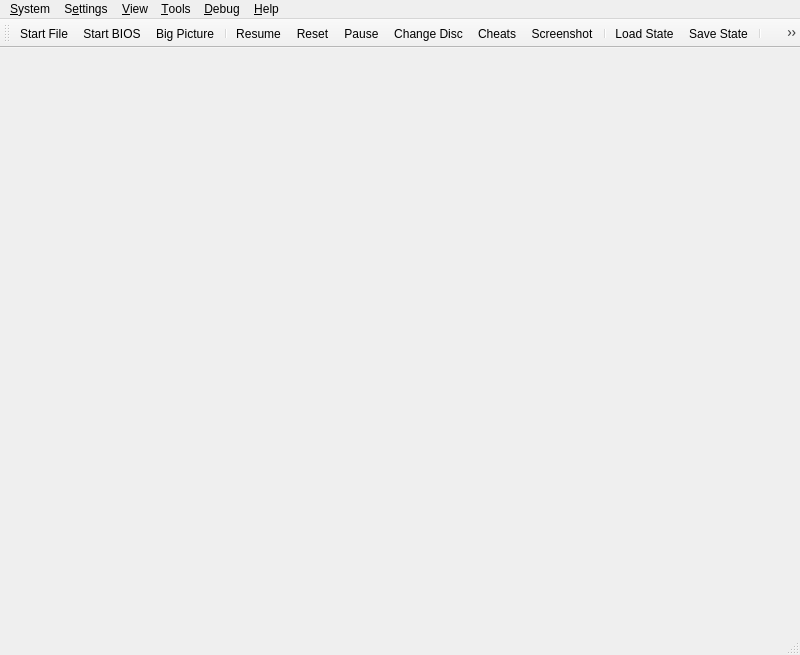
<?xml version="1.0" encoding="UTF-8"?>
<ui version="4.0">
 <class>MainWindow</class>
 <widget class="QMainWindow" name="MainWindow">
  <property name="geometry">
   <rect>
    <x>0</x>
    <y>0</y>
    <width>800</width>
    <height>655</height>
   </rect>
  </property>
  <property name="acceptDrops">
   <bool>true</bool>
  </property>
  <property name="windowTitle">
   <string>PokketSX</string>
  </property>
  <property name="windowIcon">
   <iconset resource="resources/duckstation-qt.qrc">
    <normaloff>:/icons/duck.png</normaloff>:/icons/duck.png</iconset>
  </property>
  <property name="unifiedTitleAndToolBarOnMac">
   <bool>true</bool>
  </property>
  <widget class="QStackedWidget" name="mainContainer"/>
  <widget class="QMenuBar" name="menuBar">
   <property name="geometry">
    <rect>
     <x>0</x>
     <y>0</y>
     <width>800</width>
     <height>33</height>
    </rect>
   </property>
   <widget class="QMenu" name="menuSystem">
    <property name="title">
     <string>&amp;System</string>
    </property>
    <widget class="QMenu" name="menuChangeDisc">
     <property name="title">
      <string>Change Disc</string>
     </property>
     <property name="icon">
      <iconset theme="disc-line"/>
     </property>
     <actiongroup name="actionGroupChangeDiscSubImages"/>
     <addaction name="actionChangeDiscFromFile"/>
     <addaction name="actionChangeDiscFromDevice"/>
     <addaction name="actionChangeDiscFromGameList"/>
     <addaction name="actionRemoveDisc"/>
     <addaction name="separator"/>
    </widget>
    <widget class="QMenu" name="menuCheats">
     <property name="title">
      <string>Cheats</string>
     </property>
     <property name="icon">
      <iconset theme="cheats-line"/>
     </property>
    </widget>
    <widget class="QMenu" name="menuLoadState">
     <property name="title">
      <string>Load State</string>
     </property>
     <property name="icon">
      <iconset theme="folder-open-line"/>
     </property>
    </widget>
    <widget class="QMenu" name="menuSaveState">
     <property name="title">
      <string>Save State</string>
     </property>
     <property name="icon">
      <iconset theme="save-3-line"/>
     </property>
    </widget>
    <addaction name="actionStartFile"/>
    <addaction name="actionStartDisc"/>
    <addaction name="actionStartBios"/>
    <addaction name="actionStartFullscreenUI"/>
    <addaction name="actionResumeLastState"/>
    <addaction name="separator"/>
    <addaction name="actionPowerOff"/>
    <addaction name="actionPowerOffWithoutSaving"/>
    <addaction name="actionReset"/>
    <addaction name="actionPause"/>
    <addaction name="menuChangeDisc"/>
    <addaction name="separator"/>
    <addaction name="actionCheats"/>
    <addaction name="menuCheats"/>
    <addaction name="actionScreenshot"/>
    <addaction name="separator"/>
    <addaction name="menuLoadState"/>
    <addaction name="menuSaveState"/>
    <addaction name="separator"/>
    <addaction name="actionExit"/>
   </widget>
   <widget class="QMenu" name="menuSettings">
    <property name="title">
     <string>S&amp;ettings</string>
    </property>
    <addaction name="actionViewGameProperties"/>
    <addaction name="separator"/>
    <addaction name="actionInterfaceSettings"/>
    <addaction name="actionGameListSettings"/>
    <addaction name="actionBIOSSettings"/>
    <addaction name="actionConsoleSettings"/>
    <addaction name="actionEmulationSettings"/>
    <addaction name="actionMemoryCardSettings"/>
    <addaction name="actionGraphicsSettings"/>
    <addaction name="actionPostProcessingSettings"/>
    <addaction name="actionAudioSettings"/>
    <addaction name="actionAchievementSettings"/>
    <addaction name="actionFolderSettings"/>
    <addaction name="actionAdvancedSettings"/>
    <addaction name="separator"/>
    <addaction name="actionControllerSettings"/>
    <addaction name="actionHotkeySettings"/>
    <addaction name="separator"/>
    <addaction name="actionAddGameDirectory"/>
    <addaction name="actionScanForNewGames"/>
    <addaction name="actionRescanAllGames"/>
   </widget>
   <widget class="QMenu" name="menuHelp">
    <property name="title">
     <string>&amp;Help</string>
    </property>
    <addaction name="actionGitHubRepository"/>
    <addaction name="actionIssueTracker"/>
    <addaction name="separator"/>
    <addaction name="actionCheckForUpdates"/>
    <addaction name="separator"/>
    <addaction name="actionViewThirdPartyNotices"/>
    <addaction name="actionAboutQt"/>
    <addaction name="actionAbout"/>
   </widget>
   <widget class="QMenu" name="menuDebug">
    <property name="title">
     <string>&amp;Debug</string>
    </property>
    <widget class="QMenu" name="menuRenderer">
     <property name="title">
      <string>Switch GPU Renderer</string>
     </property>
    </widget>
    <widget class="QMenu" name="menuCPUExecutionMode">
     <property name="title">
      <string>Switch CPU Emulation Mode</string>
     </property>
    </widget>
    <widget class="QMenu" name="menuCropMode">
     <property name="title">
      <string>Switch Crop Mode</string>
     </property>
    </widget>
    <addaction name="menuCPUExecutionMode"/>
    <addaction name="menuRenderer"/>
    <addaction name="menuCropMode"/>
    <addaction name="actionDisableAllEnhancements"/>
    <addaction name="separator"/>
    <addaction name="actionCPUDebugger"/>
    <addaction name="actionEnableGDBServer"/>
    <addaction name="separator"/>
    <addaction name="actionDumpRAM"/>
    <addaction name="actionDumpVRAM"/>
    <addaction name="actionDumpSPURAM"/>
    <addaction name="separator"/>
    <addaction name="actionDebugDumpCPUtoVRAMCopies"/>
    <addaction name="actionDebugDumpVRAMtoCPUCopies"/>
    <addaction name="separator"/>
    <addaction name="actionDebugShowVRAM"/>
    <addaction name="actionDebugShowGPUState"/>
    <addaction name="actionDebugShowCDROMState"/>
    <addaction name="actionDebugShowSPUState"/>
    <addaction name="actionDebugShowTimersState"/>
    <addaction name="actionDebugShowMDECState"/>
    <addaction name="actionDebugShowDMAState"/>
   </widget>
   <widget class="QMenu" name="menu_View">
    <property name="title">
     <string>&amp;View</string>
    </property>
    <widget class="QMenu" name="menuWindowSize">
     <property name="title">
      <string>&amp;Window Size</string>
     </property>
    </widget>
    <addaction name="actionViewToolbar"/>
    <addaction name="actionViewLockToolbar"/>
    <addaction name="actionViewStatusBar"/>
    <addaction name="separator"/>
    <addaction name="actionViewGameList"/>
    <addaction name="actionViewGameGrid"/>
    <addaction name="actionViewSystemDisplay"/>
    <addaction name="separator"/>
    <addaction name="actionFullscreen"/>
    <addaction name="menuWindowSize"/>
    <addaction name="separator"/>
    <addaction name="actionMergeDiscSets"/>
    <addaction name="actionShowGameIcons"/>
    <addaction name="actionGridViewShowTitles"/>
    <addaction name="actionGridViewZoomIn"/>
    <addaction name="actionGridViewZoomOut"/>
    <addaction name="actionGridViewRefreshCovers"/>
   </widget>
   <widget class="QMenu" name="menu_Tools">
    <property name="title">
     <string>&amp;Tools</string>
    </property>
    <addaction name="actionMemoryCardEditor"/>
    <addaction name="actionCoverDownloader"/>
    <addaction name="separator"/>
    <addaction name="actionMemoryScanner"/>
    <addaction name="separator"/>
    <addaction name="actionMediaCapture"/>
    <addaction name="separator"/>
    <addaction name="actionOpenDataDirectory"/>
   </widget>
   <addaction name="menuSystem"/>
   <addaction name="menuSettings"/>
   <addaction name="menu_View"/>
   <addaction name="menu_Tools"/>
   <addaction name="menuDebug"/>
   <addaction name="menuHelp"/>
  </widget>
  <widget class="QToolBar" name="toolBar">
   <property name="windowTitle">
    <string>toolBar</string>
   </property>
   <property name="iconSize">
    <size>
     <width>32</width>
     <height>32</height>
    </size>
   </property>
   <property name="toolButtonStyle">
    <enum>Qt::ToolButtonStyle::ToolButtonTextUnderIcon</enum>
   </property>
   <attribute name="toolBarArea">
    <enum>TopToolBarArea</enum>
   </attribute>
   <attribute name="toolBarBreak">
    <bool>false</bool>
   </attribute>
   <addaction name="actionStartFile"/>
   <addaction name="actionStartBios"/>
   <addaction name="actionStartFullscreenUI2"/>
   <addaction name="separator"/>
   <addaction name="actionResumeLastState"/>
   <addaction name="actionReset"/>
   <addaction name="actionPause"/>
   <addaction name="actionChangeDisc"/>
   <addaction name="actionCheatsToolbar"/>
   <addaction name="actionScreenshot"/>
   <addaction name="separator"/>
   <addaction name="actionLoadState"/>
   <addaction name="actionSaveState"/>
   <addaction name="separator"/>
   <addaction name="actionFullscreen"/>
   <addaction name="actionSettings2"/>
   <addaction name="actionControllerSettings"/>
  </widget>
  <widget class="QStatusBar" name="statusBar"/>
  <action name="actionStartFile">
   <property name="icon">
    <iconset theme="file-line"/>
   </property>
   <property name="text">
    <string>Start &amp;File...</string>
   </property>
  </action>
  <action name="actionStartDisc">
   <property name="icon">
    <iconset theme="disc-line"/>
   </property>
   <property name="text">
    <string>Start &amp;Disc...</string>
   </property>
  </action>
  <action name="actionStartBios">
   <property name="icon">
    <iconset theme="chip-line"/>
   </property>
   <property name="text">
    <string>Start &amp;BIOS</string>
   </property>
  </action>
  <action name="actionScanForNewGames">
   <property name="icon">
    <iconset theme="file-search-line"/>
   </property>
   <property name="text">
    <string>&amp;Scan For New Games</string>
   </property>
  </action>
  <action name="actionRescanAllGames">
   <property name="icon">
    <iconset theme="refresh-line"/>
   </property>
   <property name="text">
    <string>&amp;Rescan All Games</string>
   </property>
  </action>
  <action name="actionPowerOff">
   <property name="icon">
    <iconset theme="shut-down-line"/>
   </property>
   <property name="text">
    <string>Power &amp;Off</string>
   </property>
  </action>
  <action name="actionReset">
   <property name="icon">
    <iconset theme="restart-line"/>
   </property>
   <property name="text">
    <string>&amp;Reset</string>
   </property>
  </action>
  <action name="actionPause">
   <property name="checkable">
    <bool>true</bool>
   </property>
   <property name="icon">
    <iconset theme="pause-line"/>
   </property>
   <property name="text">
    <string>&amp;Pause</string>
   </property>
  </action>
  <action name="actionLoadState">
   <property name="icon">
    <iconset theme="folder-open-line"/>
   </property>
   <property name="text">
    <string>&amp;Load State</string>
   </property>
  </action>
  <action name="actionSaveState">
   <property name="icon">
    <iconset theme="save-3-line"/>
   </property>
   <property name="text">
    <string>&amp;Save State</string>
   </property>
  </action>
  <action name="actionExit">
   <property name="icon">
    <iconset theme="door-open-line"/>
   </property>
   <property name="text">
    <string>E&amp;xit</string>
   </property>
  </action>
  <action name="actionBIOSSettings">
   <property name="icon">
    <iconset theme="chip-line"/>
   </property>
   <property name="text">
    <string>B&amp;IOS</string>
   </property>
  </action>
  <action name="actionConsoleSettings">
   <property name="icon">
    <iconset theme="chip-2-line"/>
   </property>
   <property name="text">
    <string>C&amp;onsole</string>
   </property>
  </action>
  <action name="actionEmulationSettings">
   <property name="icon">
    <iconset theme="emulation-line"/>
   </property>
   <property name="text">
    <string>E&amp;mulation</string>
   </property>
  </action>
  <action name="actionControllerSettings">
   <property name="icon">
    <iconset theme="controller-digital-line"/>
   </property>
   <property name="text">
    <string>&amp;Controllers</string>
   </property>
  </action>
  <action name="actionHotkeySettings">
   <property name="icon">
    <iconset theme="keyboard-line"/>
   </property>
   <property name="text">
    <string>&amp;Hotkeys</string>
   </property>
  </action>
  <action name="actionGraphicsSettings">
   <property name="icon">
    <iconset theme="image-fill"/>
   </property>
   <property name="text">
    <string>&amp;Graphics</string>
   </property>
  </action>
  <action name="actionPostProcessingSettings">
   <property name="icon">
    <iconset theme="sun-fill"/>
   </property>
   <property name="text">
    <string>&amp;Post-Processing</string>
   </property>
  </action>
  <action name="actionFullscreen">
   <property name="icon">
    <iconset theme="fullscreen-line"/>
   </property>
   <property name="text">
    <string>Fullscreen</string>
   </property>
  </action>
  <action name="actionResolution_Scale">
   <property name="text">
    <string>Resolution Scale</string>
   </property>
  </action>
  <action name="actionGitHubRepository">
   <property name="icon">
    <iconset resource="resources/duckstation-qt.qrc">
     <normaloff>:/icons/github.png</normaloff>:/icons/github.png</iconset>
   </property>
   <property name="text">
    <string>&amp;GitHub Repository...</string>
   </property>
  </action>
  <action name="actionIssueTracker">
   <property name="icon">
    <iconset resource="resources/duckstation-qt.qrc">
     <normaloff>:/icons/IssueTracker.png</normaloff>:/icons/IssueTracker.png</iconset>
   </property>
   <property name="text">
    <string>&amp;Issue Tracker...</string>
   </property>
  </action>
  <action name="actionCheckForUpdates">
   <property name="icon">
    <iconset theme="download-2-line"/>
   </property>
   <property name="text">
    <string>Check for &amp;Updates...</string>
   </property>
  </action>
  <action name="actionViewThirdPartyNotices">
   <property name="text">
    <string>View Third-Party Notices...</string>
   </property>
  </action>
  <action name="actionAboutQt">
   <property name="icon">
    <iconset resource="resources/duckstation-qt.qrc">
     <normaloff>:/icons/QT.png</normaloff>:/icons/QT.png</iconset>
   </property>
   <property name="text">
    <string>About &amp;Qt...</string>
   </property>
  </action>
  <action name="actionAbout">
   <property name="icon">
    <iconset resource="resources/duckstation-qt.qrc">
     <normaloff>:/icons/duck_64.png</normaloff>:/icons/duck_64.png</iconset>
   </property>
   <property name="text">
    <string>&amp;About PokketSX...</string>
   </property>
  </action>
  <action name="actionChangeDisc">
   <property name="icon">
    <iconset theme="disc-line"/>
   </property>
   <property name="text">
    <string>Change Disc...</string>
   </property>
  </action>
  <action name="actionCheats">
   <property name="icon">
    <iconset theme="cheats-line"/>
   </property>
   <property name="text">
    <string>Cheats...</string>
   </property>
  </action>
  <action name="actionCheatsToolbar">
   <property name="icon">
    <iconset theme="cheats-line"/>
   </property>
   <property name="text">
    <string>Cheats</string>
   </property>
  </action>
  <action name="actionAudioSettings">
   <property name="icon">
    <iconset theme="volume-up-line"/>
   </property>
   <property name="text">
    <string>Audio</string>
   </property>
  </action>
  <action name="actionAchievementSettings">
   <property name="icon">
    <iconset theme="trophy-line"/>
   </property>
   <property name="text">
    <string>Achievements</string>
   </property>
  </action>
  <action name="actionFolderSettings">
   <property name="icon">
    <iconset theme="folder-open-line"/>
   </property>
   <property name="text">
    <string>Folders</string>
   </property>
  </action>
  <action name="actionGameListSettings">
   <property name="icon">
    <iconset theme="folder-open-line"/>
   </property>
   <property name="text">
    <string>Game List</string>
   </property>
  </action>
  <action name="actionInterfaceSettings">
   <property name="icon">
    <iconset theme="settings-3-line"/>
   </property>
   <property name="text">
    <string>&amp;Interface</string>
   </property>
  </action>
  <action name="actionAdvancedSettings">
   <property name="icon">
    <iconset theme="alert-line"/>
   </property>
   <property name="text">
    <string>Advanced</string>
   </property>
  </action>
  <action name="actionAddGameDirectory">
   <property name="icon">
    <iconset theme="folder-add-line"/>
   </property>
   <property name="text">
    <string>Add Game Directory...</string>
   </property>
  </action>
  <action name="actionSettings">
   <property name="icon">
    <iconset theme="settings-3-line"/>
   </property>
   <property name="text">
    <string>&amp;Settings</string>
   </property>
   <property name="menuRole">
    <enum>QAction::MenuRole::PreferencesRole</enum>
   </property>
  </action>
  <action name="actionSettings2">
   <property name="icon">
    <iconset theme="settings-3-line"/>
   </property>
   <property name="text">
    <string>&amp;Settings</string>
   </property>
   <property name="menuRole">
    <enum>QAction::MenuRole::PreferencesRole</enum>
   </property>
  </action>
  <action name="actionChangeDiscFromFile">
   <property name="text">
    <string>From File...</string>
   </property>
  </action>
  <action name="actionChangeDiscFromDevice">
   <property name="text">
    <string>From Device...</string>
   </property>
  </action>
  <action name="actionChangeDiscFromGameList">
   <property name="text">
    <string>From Game List...</string>
   </property>
  </action>
  <action name="actionRemoveDisc">
   <property name="text">
    <string>Remove Disc</string>
   </property>
  </action>
  <action name="actionResume_State">
   <property name="text">
    <string>Resume State</string>
   </property>
  </action>
  <action name="actionGlobal_State">
   <property name="text">
    <string>Global State</string>
   </property>
  </action>
  <action name="actionDebugShowVRAM">
   <property name="checkable">
    <bool>true</bool>
   </property>
   <property name="text">
    <string>Show VRAM</string>
   </property>
  </action>
  <action name="actionDebugDumpCPUtoVRAMCopies">
   <property name="checkable">
    <bool>true</bool>
   </property>
   <property name="text">
    <string>Dump CPU to VRAM Copies</string>
   </property>
  </action>
  <action name="actionDebugDumpVRAMtoCPUCopies">
   <property name="checkable">
    <bool>true</bool>
   </property>
   <property name="text">
    <string>Dump VRAM to CPU Copies</string>
   </property>
  </action>
  <action name="actionDisableAllEnhancements">
   <property name="checkable">
    <bool>true</bool>
   </property>
   <property name="text">
    <string>Disable All Enhancements</string>
   </property>
  </action>
  <action name="actionDumpRAM">
   <property name="text">
    <string>Dump RAM...</string>
   </property>
  </action>
  <action name="actionDumpVRAM">
   <property name="text">
    <string>Dump VRAM...</string>
   </property>
  </action>
  <action name="actionDumpSPURAM">
   <property name="text">
    <string>Dump SPU RAM...</string>
   </property>
  </action>
  <action name="actionDebugShowGPUState">
   <property name="checkable">
    <bool>true</bool>
   </property>
   <property name="text">
    <string>Show GPU State</string>
   </property>
  </action>
  <action name="actionDebugShowCDROMState">
   <property name="checkable">
    <bool>true</bool>
   </property>
   <property name="text">
    <string>Show CD-ROM State</string>
   </property>
  </action>
  <action name="actionDebugShowSPUState">
   <property name="checkable">
    <bool>true</bool>
   </property>
   <property name="text">
    <string>Show SPU State</string>
   </property>
  </action>
  <action name="actionDebugShowTimersState">
   <property name="checkable">
    <bool>true</bool>
   </property>
   <property name="text">
    <string>Show Timers State</string>
   </property>
  </action>
  <action name="actionDebugShowMDECState">
   <property name="checkable">
    <bool>true</bool>
   </property>
   <property name="text">
    <string>Show MDEC State</string>
   </property>
  </action>
  <action name="actionDebugShowDMAState">
   <property name="checkable">
    <bool>true</bool>
   </property>
   <property name="text">
    <string>Show DMA State</string>
   </property>
  </action>
  <action name="actionScreenshot">
   <property name="icon">
    <iconset theme="screenshot-2-line"/>
   </property>
   <property name="text">
    <string>&amp;Screenshot</string>
   </property>
  </action>
  <action name="actionMemoryCardSettings">
   <property name="icon">
    <iconset theme="memcard-line"/>
   </property>
   <property name="text">
    <string>&amp;Memory Cards</string>
   </property>
  </action>
  <action name="actionResumeLastState">
   <property name="icon">
    <iconset theme="play-circle-line"/>
   </property>
   <property name="text">
    <string>Resume</string>
   </property>
   <property name="toolTip">
    <string>Resumes the last save state created.</string>
   </property>
  </action>
  <action name="actionViewToolbar">
   <property name="checkable">
    <bool>true</bool>
   </property>
   <property name="checked">
    <bool>true</bool>
   </property>
   <property name="text">
    <string>&amp;Toolbar</string>
   </property>
  </action>
  <action name="actionViewLockToolbar">
   <property name="checkable">
    <bool>true</bool>
   </property>
   <property name="checked">
    <bool>false</bool>
   </property>
   <property name="text">
    <string>Lock Toolbar</string>
   </property>
  </action>
  <action name="actionViewStatusBar">
   <property name="checkable">
    <bool>true</bool>
   </property>
   <property name="checked">
    <bool>true</bool>
   </property>
   <property name="text">
    <string>&amp;Status Bar</string>
   </property>
  </action>
  <action name="actionViewGameList">
   <property name="icon">
    <iconset theme="list-check"/>
   </property>
   <property name="text">
    <string>Game &amp;List</string>
   </property>
  </action>
  <action name="actionViewSystemDisplay">
   <property name="enabled">
    <bool>false</bool>
   </property>
   <property name="text">
    <string>System &amp;Display</string>
   </property>
  </action>
  <action name="actionViewGameProperties">
   <property name="enabled">
    <bool>false</bool>
   </property>
   <property name="icon">
    <iconset theme="file-settings-line"/>
   </property>
   <property name="text">
    <string>Game &amp;Properties</string>
   </property>
  </action>
  <action name="actionMemoryCardEditor">
   <property name="text">
    <string>Memory &amp;Card Editor</string>
   </property>
  </action>
  <action name="actionCPUDebugger">
   <property name="text">
    <string>CPU D&amp;ebugger</string>
   </property>
  </action>
  <action name="actionEnableGDBServer">
   <property name="checkable">
    <bool>true</bool>
   </property>
   <property name="text">
    <string>Enable GDB Server</string>
   </property>
  </action>
  <action name="actionViewGameGrid">
   <property name="icon">
    <iconset theme="function-line"/>
   </property>
   <property name="text">
    <string>Game &amp;Grid</string>
   </property>
  </action>
  <action name="actionMergeDiscSets">
   <property name="checkable">
    <bool>true</bool>
   </property>
   <property name="checked">
    <bool>true</bool>
   </property>
   <property name="text">
    <string>Merge Multi-Disc Games</string>
   </property>
  </action>
  <action name="actionGridViewShowTitles">
   <property name="checkable">
    <bool>true</bool>
   </property>
   <property name="checked">
    <bool>true</bool>
   </property>
   <property name="text">
    <string>Show Titles (Grid View)</string>
   </property>
  </action>
  <action name="actionGridViewZoomIn">
   <property name="text">
    <string>Zoom &amp;In (Grid View)</string>
   </property>
   <property name="shortcut">
    <string>Ctrl++</string>
   </property>
  </action>
  <action name="actionGridViewZoomOut">
   <property name="text">
    <string>Zoom &amp;Out (Grid View)</string>
   </property>
   <property name="shortcut">
    <string>Ctrl+-</string>
   </property>
  </action>
  <action name="actionGridViewRefreshCovers">
   <property name="text">
    <string>Refresh &amp;Covers (Grid View)</string>
   </property>
  </action>
  <action name="actionOpen_Memory_Card_Directory">
   <property name="text">
    <string>Open Memory Card Directory...</string>
   </property>
  </action>
  <action name="actionOpenDataDirectory">
   <property name="text">
    <string>Open Data Directory...</string>
   </property>
  </action>
  <action name="actionPowerOffWithoutSaving">
   <property name="icon">
    <iconset theme="close-line"/>
   </property>
   <property name="text">
    <string>Power Off &amp;Without Saving</string>
   </property>
  </action>
  <action name="actionStartFullscreenUI">
   <property name="icon">
    <iconset theme="tv-2-line"/>
   </property>
   <property name="text">
    <string>Start Big Picture Mode</string>
   </property>
  </action>
  <action name="actionStartFullscreenUI2">
   <property name="icon">
    <iconset theme="tv-2-line"/>
   </property>
   <property name="text">
    <string>Big Picture</string>
   </property>
  </action>
  <action name="actionCoverDownloader">
   <property name="text">
    <string>Cover Downloader</string>
   </property>
  </action>
  <action name="actionMemoryScanner">
   <property name="text">
    <string>Memory &amp;Scanner</string>
   </property>
  </action>
  <action name="actionShowGameIcons">
   <property name="checkable">
    <bool>true</bool>
   </property>
   <property name="checked">
    <bool>true</bool>
   </property>
   <property name="text">
    <string>Show Game Icons (List View)</string>
   </property>
  </action>
  <action name="actionMediaCapture">
   <property name="checkable">
    <bool>true</bool>
   </property>
   <property name="text">
    <string>Media Ca&amp;pture</string>
   </property>
  </action>
 </widget>
 <resources>
  <include location="resources/duckstation-qt.qrc"/>
 </resources>
 <connections/>
</ui>
